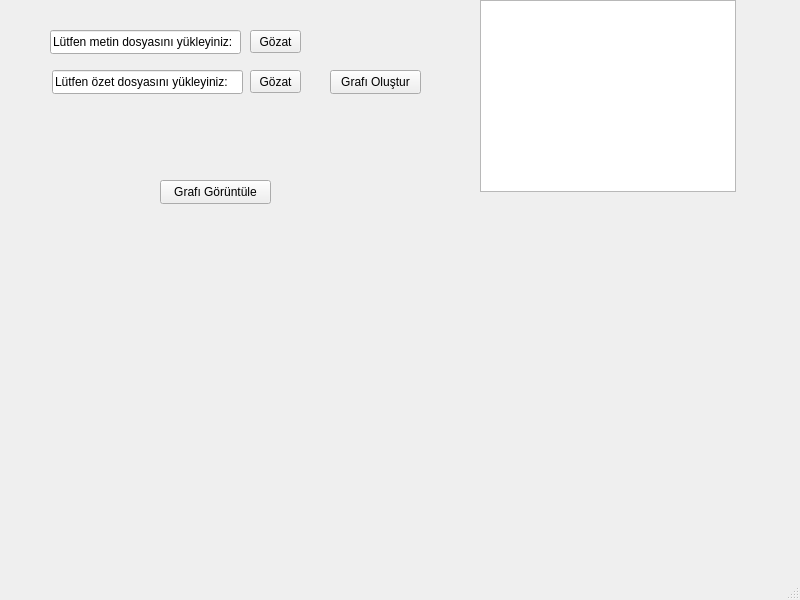
<?xml version="1.0" encoding="UTF-8"?>
<ui version="4.0">
 <class>MainWindow</class>
 <widget class="QMainWindow" name="MainWindow">
  <property name="geometry">
   <rect>
    <x>0</x>
    <y>0</y>
    <width>800</width>
    <height>600</height>
   </rect>
  </property>
  <property name="mouseTracking">
   <bool>true</bool>
  </property>
  <property name="focusPolicy">
   <enum>Qt::TabFocus</enum>
  </property>
  <property name="contextMenuPolicy">
   <enum>Qt::ActionsContextMenu</enum>
  </property>
  <property name="acceptDrops">
   <bool>false</bool>
  </property>
  <property name="windowTitle">
   <string>MainWindow</string>
  </property>
  <property name="documentMode">
   <bool>true</bool>
  </property>
  <widget class="QWidget" name="centralwidget">
   <widget class="QWidget" name="widget" native="true">
    <property name="geometry">
     <rect>
      <x>50</x>
      <y>20</y>
      <width>391</width>
      <height>80</height>
     </rect>
    </property>
    <widget class="QToolButton" name="toolButton">
     <property name="geometry">
      <rect>
       <x>200</x>
       <y>10</y>
       <width>51</width>
       <height>23</height>
      </rect>
     </property>
     <property name="contextMenuPolicy">
      <enum>Qt::ActionsContextMenu</enum>
     </property>
     <property name="acceptDrops">
      <bool>false</bool>
     </property>
     <property name="inputMethodHints">
      <set>Qt::ImhNone</set>
     </property>
     <property name="text">
      <string>Gözat</string>
     </property>
     <property name="autoRaise">
      <bool>false</bool>
     </property>
    </widget>
    <widget class="QToolButton" name="toolButton_2">
     <property name="geometry">
      <rect>
       <x>200</x>
       <y>50</y>
       <width>51</width>
       <height>23</height>
      </rect>
     </property>
     <property name="text">
      <string>Gözat</string>
     </property>
    </widget>
    <widget class="QLineEdit" name="metinText">
     <property name="geometry">
      <rect>
       <x>0</x>
       <y>10</y>
       <width>191</width>
       <height>24</height>
      </rect>
     </property>
     <property name="mouseTracking">
      <bool>false</bool>
     </property>
     <property name="text">
      <string>Lütfen metin dosyasını yükleyiniz:</string>
     </property>
    </widget>
    <widget class="QLineEdit" name="ozetText">
     <property name="geometry">
      <rect>
       <x>2</x>
       <y>50</y>
       <width>191</width>
       <height>24</height>
      </rect>
     </property>
     <property name="text">
      <string>Lütfen özet dosyasını yükleyiniz:</string>
     </property>
    </widget>
    <widget class="QPushButton" name="pushButton">
     <property name="geometry">
      <rect>
       <x>280</x>
       <y>50</y>
       <width>91</width>
       <height>24</height>
      </rect>
     </property>
     <property name="text">
      <string>Grafı Oluştur</string>
     </property>
    </widget>
   </widget>
   <widget class="QTextBrowser" name="nodeSentence">
    <property name="geometry">
     <rect>
      <x>480</x>
      <y>0</y>
      <width>256</width>
      <height>192</height>
     </rect>
    </property>
   </widget>
   <widget class="QWidget" name="widget_2" native="true">
    <property name="geometry">
     <rect>
      <x>140</x>
      <y>160</y>
      <width>151</width>
      <height>61</height>
     </rect>
    </property>
    <widget class="QPushButton" name="pushButton_2">
     <property name="geometry">
      <rect>
       <x>20</x>
       <y>20</y>
       <width>111</width>
       <height>24</height>
      </rect>
     </property>
     <property name="text">
      <string>Grafı Görüntüle</string>
     </property>
    </widget>
   </widget>
  </widget>
  <widget class="QMenuBar" name="menubar">
   <property name="geometry">
    <rect>
     <x>0</x>
     <y>0</y>
     <width>800</width>
     <height>25</height>
    </rect>
   </property>
  </widget>
  <widget class="QStatusBar" name="statusbar"/>
 </widget>
 <resources/>
 <connections/>
</ui>
